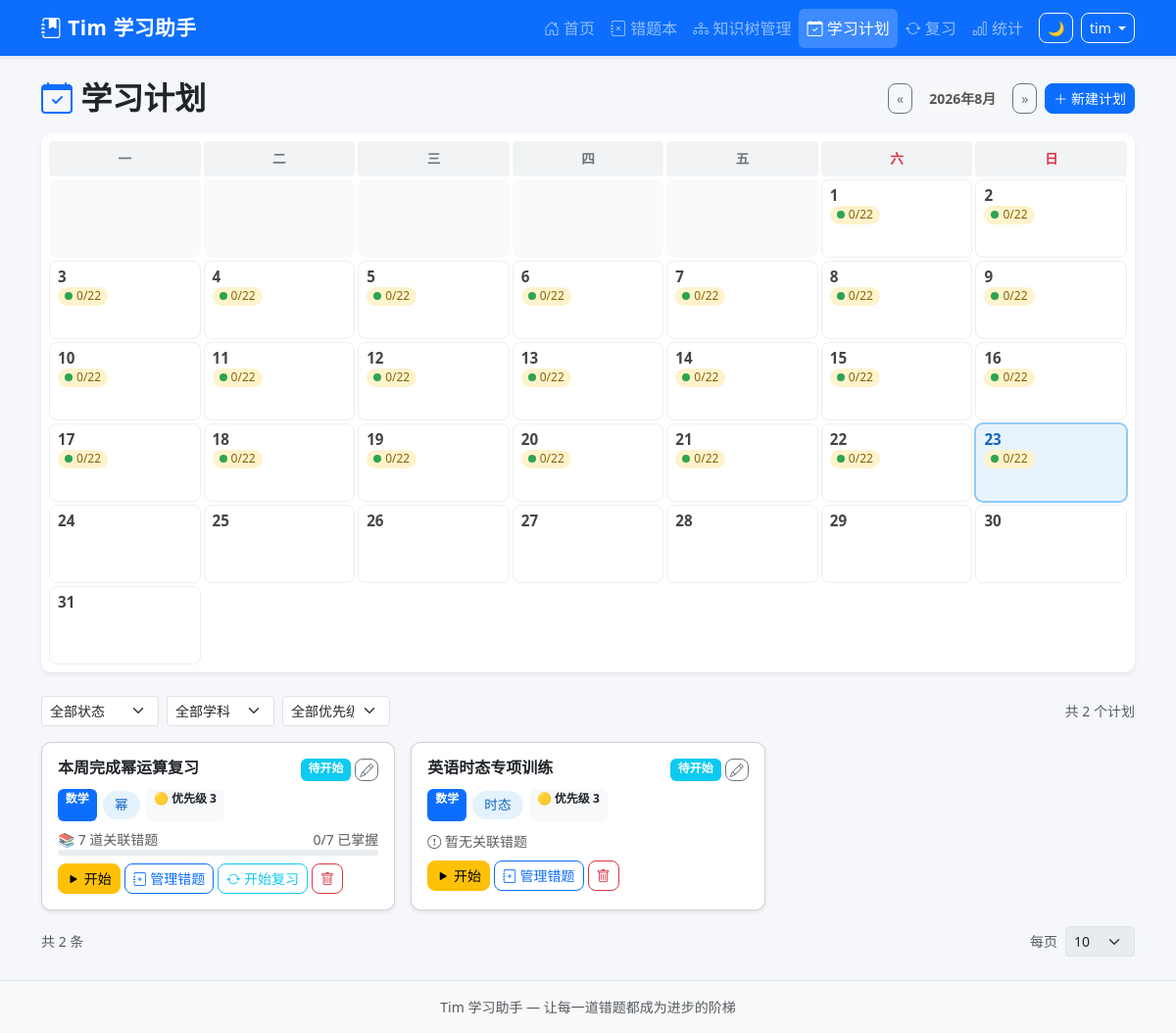
The app's page /study-plans (signed in) with its own data.
### tables this page shows
CREATE TABLE study_plans (
            id INTEGER PRIMARY KEY AUTOINCREMENT,
            uuid TEXT NOT NULL,
            title TEXT NOT NULL,
            description TEXT DEFAULT '',
            xueke TEXT DEFAULT '',
            zhishidian TEXT DEFAULT '',
            target_date DATE,
            priority INTEGER DEFAULT 1,
            status TEXT DEFAULT 'pending',
            created_at TIMESTAMP DEFAULT CURRENT_TIMESTAMP,
            completed_at TIMESTAMP
        );

### app.py (the view)
@app.route('/study-plans')
@login_required
def study_plans():
    month = request.args.get('month', date.today().strftime('%Y-%m'))
    page = request.args.get('page', 1, type=int)
    status_filter = request.args.get('status', '')
    xueke_filter = request.args.get('xueke', '')
    priority_filter = request.args.get('priority', '', type=int)
    page, per_page, offset = paginate(request, 12)
    where = ["status != 'deleted'", "(target_date LIKE ? OR target_date IS NULL OR target_date='')"]
    params = [month + '%']
    if status_filter:
        where.append('status = ?')
        params.append(status_filter)
    if xueke_filter:
        where.append('xueke = ?')
        params.append(xueke_filter)
    if priority_filter:
        where.append('priority >= ?')
        params.append(priority_filter)
    where_sql = ' AND '.join(where)
    total = query_db(
        f"SELECT COUNT(*) as cnt FROM study_plans WHERE {where_sql}",
        params, one=True
    )['cnt']
    total_pages = max(1, (total + per_page - 1) // per_page)
    plans = query_db(
        f"SELECT * FROM study_plans WHERE {where_sql} ORDER BY priority DESC, target_date ASC LIMIT ? OFFSET ?",
        params + [per_page, offset]
    )
    plan_mistake_counts = {}
    plan_mastered_counts = {}
    plans = rows_to_dicts(plans)
    for p in plans:
        p['timu_plain'] = ''  # 计划没有 timu 字段
        cnt = query_db(
            "SELECT COUNT(*) as c FROM plan_mistakes WHERE plan_id=?",
            (p['id'],), one=True
        )['c']
        if cnt == 0 and p['zhishidian']:
            cnt = query_db(
                "SELECT COUNT(*) as c FROM mistake_records WHERE zhishidian LIKE ?",
                ('%' + p['zhishidian'] + '%',), one=True
            )['c']
        plan_mistake_counts[p['id']] = cnt
        mastered = query_db(
            "SELECT COUNT(*) as c FROM plan_mistakes pm JOIN mistake_records mr ON pm.mistake_id=mr.id WHERE pm.plan_id=? AND mr.status='mastered'",
            (p['id'],), one=True
        )['c']
        if mastered == 0 and p['zhishidian']:
            mastered = query_db(
                "SELECT COUNT(*) as c FROM mistake_records WHERE zhishidian LIKE ? AND status='mastered'",
                ('%' + p['zhishidian'] + '%',), one=True
            )['c']
        plan_mastered_counts[p['id']] = mastered
    from collections import defaultdict
    calendar = defaultdict(list)
    for p in plans:
        td = p['target_date'] or ''
        if td:
            calendar[td].append(p)
    try:
        year, mon = map(int, month.split('-'))
    except ValueError:
        year, mon = date.today().year, date.today().month
    prev_m = f'{year}-{mon-1:02d}' if mon > 1 else f'{year-1}-12'
    next_m = f'{year}-{mon+1:02d}' if mon < 12 else f'{year+1}-01'
    import calendar as cal_mod
    days_in_month = cal_mod.monthrange(year, mon)[1]
    first_weekday = cal_mod.monthrange(year, mon)[0]  # 0=周一
    month_days = []
    for i in range(first_weekday):
        month_days.append(None)  # 填充空白
    for d in range(1, days_in_month + 1):
        month_days.append(d)
    cal_review = {}
    today_str = date.today().isoformat()
    for d in range(1, days_in_month + 1):
        ds = f'{year}-{mon:02d}-{d:02d}'
        done = query_db("SELECT COUNT(DISTINCT mistake_id) c FROM review_logs WHERE review_date=?", (ds,), one=True)['c']
        total_r = 0
        if ds == today_str:
            total_r = query_db("SELECT COUNT(*) c FROM mistake_records WHERE status='active' AND next_review_at IS NOT NULL AND date(next_review_at) <= ?", (ds,), one=True)['c']
        elif ds < today_str:
            total_r = query_db("SELECT COUNT(*) c FROM mistake_records WHERE status='active' AND next_review_at IS NOT NULL AND date(next_review_at) <= ?", (ds,), one=True)['c']
        cal_review[ds] = {'done': done, 'total': total_r}
    resp = make_response(render_template('study_plan.html',
        plans=plans,
        subjects=Config.get_subjects(),
        knowledge_points=get_knowledge_points(),
        calendar=dict(calendar),
        month=month,
        prev_month=prev_m,
        next_month=next_m,
        month_days=month_days,
        month_label=f'{year}年{mon}月',
        today=date.today(),
        today_month=date.today().strftime('%Y-%m'),
        plan_mistake_counts=plan_mistake_counts,
        plan_mastered_counts=plan_mastered_counts,
        page=page,
        total_pages=total_pages,
        total=total,
        status_filter=status_filter,
        xueke_filter=xueke_filter,
        priority_filter=priority_filter,
        per_page=per_page,
        cal_review=cal_review))
    return set_uuid_cookie(resp, g.user_uuid)

### templates/study_plan.html (shortened to what this page needs)
{% extends "base.html" %}
{% block content %}
<div class="d-flex justify-content-between align-items-center mb-3 flex-wrap gap-2">
    <h2 class="fw-bold mb-0"><i class="bi bi-calendar-check text-primary"></i> 学习计划</h2>
    <div class="d-flex gap-2">
        <a href="?month={{ prev_month }}" class="btn btn-outline-secondary btn-sm">&laquo;</a>
        <span class="btn btn-light btn-sm fw-bold disabled">{{ month_label }}</span>
        <a href="?month={{ next_month }}" class="btn btn-outline-secondary btn-sm">&raquo;</a>
        <button class="btn btn-primary btn-sm" data-bs-toggle="modal" data-bs-target="#addPlanModal">
            <i class="bi bi-plus-lg"></i> 新建计划
        </button>
    </div>
</div>
<div class="card mb-4 border-0 shadow-sm">
    <div class="card-body p-2">
        <div class="calendar-grid">
            <div class="calendar-header">一</div><div class="calendar-header">二</div><div class="calendar-header">三</div>
            <div class="calendar-header">四</div><div class="calendar-header">五</div><div class="calendar-header text-danger">六</div><div class="calendar-header text-danger">日</div>
            {% for d in month_days %}
                {% if d is none %}
                <div class="calendar-day empty"></div>
                {% else %}
                {% set ds = '%s-%s-%s'|format(month.split('-')[0], month.split('-')[1], '%02d'|format(d)) %}
                {% set rv = cal_review.get(ds, {}) %}
                <div class="calendar-day {% if d == today.day and month == today_month %}today{% endif %}{% if rv.total and rv.done >= rv.total %} review-done{% elif rv.total and rv.done < rv.total %} review-pending{% endif %}"
                     onclick="quickAddPlan('{{ ds }}')" title="点击空白处创建当日计划" style="cursor:pointer">
                    <div class="day-num">{{ d }}</div>
                    {% if rv.done or rv.total %}
                    <div class="day-review-stat"><span class="done-dot"></span> {{ rv.done }}/{{ rv.total }}</div>
                    {% endif %}
                </div>
                {% endif %}
            {% endfor %}
        </div>
    </div>
</div>
<div id="plans-container">
{% include 'study_plan_list.html' %}
</div>
{% endblock %}

### templates/study_plan_list.html (shortened to what this page needs)
<div class="d-flex justify-content-between align-items-center mb-3 flex-wrap gap-2">
    <form id="plan-filter-form" class="d-flex flex-wrap gap-2 align-items-end" onsubmit="return false">
        <select name="status" class="form-select form-select-sm" style="width:120px" onchange="loadPlans()">
            <option value="">全部状态</option>
        </select>
        <select name="xueke" class="form-select form-select-sm" style="width:110px" onchange="loadPlans()">
            <option value="">全部学科</option>
        </select>
        <select name="priority" class="form-select form-select-sm" style="width:110px" onchange="loadPlans()">
            <option value="">全部优先级</option>
        </select>
    </form>
    <small class="text-muted">共 {{ total }} 个计划</small>
</div>
<div class="row g-3">
    {% if plans %}
    {% for plan in plans %}
    <div class="col-md-6 col-lg-4">
        <div class="card h-100 shadow-sm plan-card" id="plan-{{ plan['id'] }}">
            <div class="card-body">
                <div class="d-flex justify-content-between align-items-start mb-2">
                    <h6 class="fw-bold mb-0">{{ plan['title'] }}</h6>
                    <div class="d-flex gap-1">
                        <span class="badge bg-{{ 'success' if plan['status'] == 'completed' else 'warning' if plan['status'] in ('in_progress','paused') else 'secondary' if plan['status'] == 'cancelled' else 'info' }}">
                            {{ {'pending': '待开始', 'in_progress': '进行中', 'completed': '已完成', 'cancelled': '已取消', 'paused': '已暂停'}.get(plan['status'], plan['status']) }}
                        </span>
                        <button class="btn btn-outline-secondary btn-sm py-0 px-1" title="编辑计划"
                                onclick="editPlan({{ plan['id'] }}, '{{ plan['title']|e }}', '{{ (plan['description'] or '')|e }}', '{{ plan['xueke'] }}', '{{ plan['zhishidian'] }}', '{{ plan['target_date'] or '' }}', {{ plan['priority'] }})">
                            <i class="bi bi-pencil"></i>
                        </button>
                    </div>
                </div>
                <div class="d-flex flex-wrap gap-1 mb-2">
                    {% if plan['xueke'] %}
                    <span class="badge bg-primary">{{ plan['xueke'] }}</span>
                    {% endif %}
                    {% if plan['zhishidian'] %}
                    <span class="knowledge-badge">{{ plan['zhishidian'] }}</span>
                    {% endif %}
                    <span class="badge bg-light text-dark">
                        {% if plan['priority'] >= 4 %}🔴{% elif plan['priority'] >= 2 %}🟡{% else %}🟢{% endif %}
                        优先级 {{ plan['priority'] }}
                    </span>
                </div>
                {% set mc = plan_mistake_counts.get(plan['id'], 0) %}
                {% set md = plan_mastered_counts.get(plan['id'], 0) %}
                {% if mc > 0 %}
                <div class="mt-1">
                    <div class="d-flex justify-content-between small text-muted">
                        <span>📚 {{ mc }} 道关联错题</span><span>{{ md }}/{{ mc }} 已掌握</span>
                    </div>
                    <div class="progress" style="height:6px;border-radius:3px;">
                    </div>
                </div>
                {% else %}
                <div class="mt-1"><small class="text-muted"><i class="bi bi-exclamation-circle"></i> 暂无关联错题</small></div>
                {% endif %}
                <div class="mt-2 d-flex flex-wrap gap-1">
                    {% if plan['status'] == 'pending' %}
                    <form method="POST" action="{{ url_for('update_study_plan', plan_id=plan['id']) }}" class="d-inline">
                        <button class="btn btn-warning btn-sm"><i class="bi bi-play-fill"></i> 开始</button>
                    </form>
                    {% elif plan['status'] == 'paused' %}
                    <form method="POST" action="{{ url_for('resume_study_plan', plan_id=plan['id']) }}" class="d-inline">
                        <input type="hidden" name="csrf_token" value="{{ session.get('csrf_token', '') }}">
                        <button class="btn btn-warning btn-sm"><i class="bi bi-play-fill"></i> 恢复</button>
                    </form>
                    {% endif %}
                    <a href="{{ url_for('plan_mistakes', plan_id=plan['id']) }}" class="btn btn-outline-primary btn-sm">
                        <i class="bi bi-journal-plus"></i> 管理错题
                    </a>
                    {% if mc > 0 %}
                    <button class="btn btn-outline-info btn-sm" onclick="reviewPlan({{ plan['id'] }})">
                        <i class="bi bi-arrow-repeat"></i> 开始复习
                    </button>
                    {% endif %}
                    <form method="POST" action="{{ url_for('delete_study_plan', plan_id=plan['id']) }}" class="d-inline">
                        <button class="btn btn-outline-danger btn-sm" onclick="return confirm('确定删除「{{ plan['title'] }}」吗？')">
                            <i class="bi bi-trash"></i>
                        </button>
                    </form>
                </div>
            </div>
        </div>
    </div>
    {% endfor %}
    {% endif %}
</div>
<div class="d-flex justify-content-between align-items-center mt-3">
    <div class="text-muted small">共 {{ total }} 条{% if total_pages > 1 %}，第 {{ page }}/{{ total_pages }} 页{% endif %}</div>
    <div class="d-flex align-items-center gap-2">
        <span class="text-muted small">每页</span>
        <select class="form-select form-select-sm per-page-select" style="width:auto" onchange="loadPlans(1, this.value)" {% if total <= per_page and total_pages <= 1 %}disabled{% endif %}>
            {% for n in [10, 20, 50, 100] %}
            <option value="{{ n }}" {% if per_page == n %}selected{% endif %}>{{ n }}</option>
            {% endfor %}
        </select>
    </div>
</div>

### records on screen
study_plans: title "本周完成幂运算复习", status "待开始", xueke "数学", zhishidian "幂", priority "3", id "7", md "0"
study_plans: title "英语时态专项训练", status "待开始", xueke "数学", zhishidian "时态", priority "3", shows "暂无关联错题"

### other values on screen
{{ session.username }} "tim"
{{ month_label }} "2026年8月"
{{ d }} "1" "2" "3" "4" "5" "6" "7" "8" "9" "10" "11" "12" "13" "14" "15" "16" "17" "18" "19" "20" "21" "22" "23" "24" "25" "26" "27" "28" "29" "30" "31"
{{ rv.done }} "0" "0" "0" "0" "0" "0" "0" "0" "0" "0" "0" "0" "0" "0" "0" "0" "0" "0" "0" "0" "0" "0" "0"
{{ rv.total }} "22" "22" "22" "22" "22" "22" "22" "22" "22" "22" "22" "22" "22" "22" "22" "22" "22" "22" "22" "22" "22" "22" "22"
{{ total }} "2"
form field value "10"
